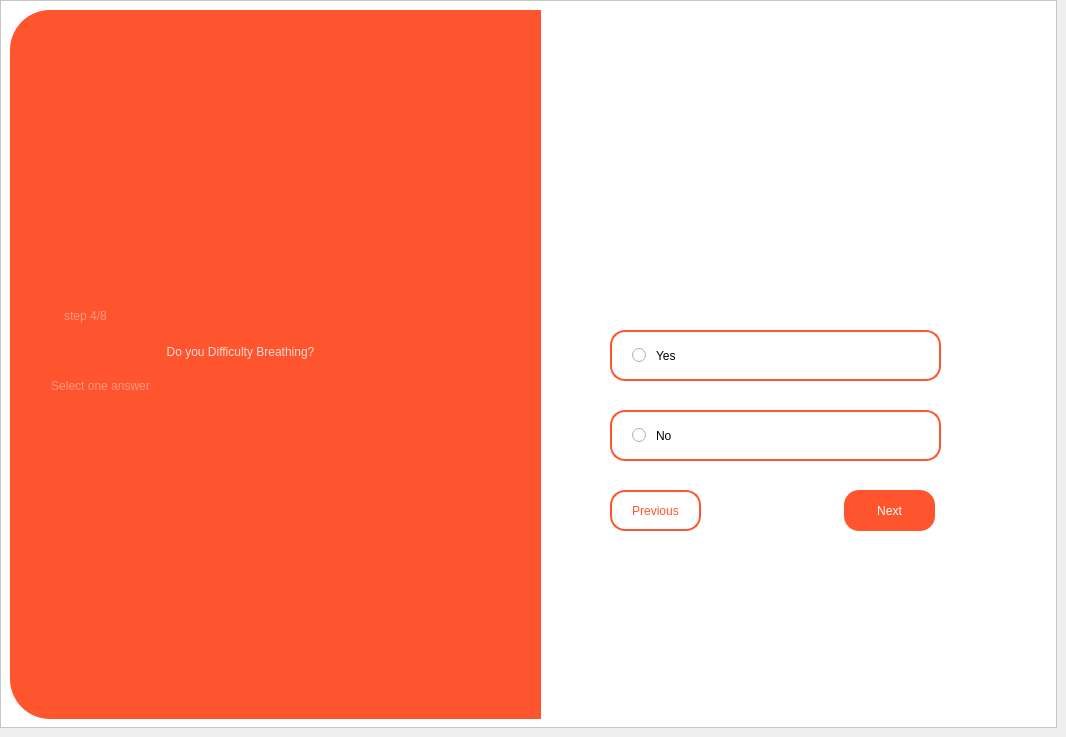
    <widget class="QWidget" name="q4">
     <widget class="QFrame" name="frame_8">
      <property name="geometry">
       <rect>
        <x>0</x>
        <y>0</y>
        <width>1057</width>
        <height>728</height>
       </rect>
      </property>
      <property name="styleSheet">
       <string notr="true">background-color: rgb(255, 255, 255);</string>
      </property>
      <property name="frameShape">
       <enum>QFrame::StyledPanel</enum>
      </property>
      <property name="frameShadow">
       <enum>QFrame::Raised</enum>
      </property>
      <widget class="QFrame" name="frame_9">
       <property name="geometry">
        <rect>
         <x>10</x>
         <y>10</y>
         <width>531</width>
         <height>709</height>
        </rect>
       </property>
       <property name="styleSheet">
        <string notr="true">background-color: rgb(255, 85, 46);
border-top-left-radius: 40px;
border-bottom-left-radius: 40px;</string>
       </property>
       <property name="frameShape">
        <enum>QFrame::StyledPanel</enum>
       </property>
       <property name="frameShadow">
        <enum>QFrame::Raised</enum>
       </property>
       <widget class="QLabel" name="label_17">
        <property name="geometry">
         <rect>
          <x>15</x>
          <y>306</y>
          <width>431</width>
          <height>71</height>
         </rect>
        </property>
        <property name="styleSheet">
         <string notr="true">font: 81 25pt &quot;Urbanist ExtraBold&quot;;
color: rgba(255, 255, 255, 200);
background-color: transparent;</string>
        </property>
        <property name="text">
         <string>Do you Difficulty Breathing?</string>
        </property>
        <property name="alignment">
         <set>Qt::AlignCenter</set>
        </property>
        <property name="wordWrap">
         <bool>true</bool>
        </property>
       </widget>
       <widget class="QLabel" name="label_18">
        <property name="geometry">
         <rect>
          <x>15</x>
          <y>280</y>
          <width>121</width>
          <height>51</height>
         </rect>
        </property>
        <property name="styleSheet">
         <string notr="true">font: 81 20pt &quot;Urbanist ExtraBold&quot;;
color: rgba(255, 255, 255, 100);
background-color: transparent;</string>
        </property>
        <property name="text">
         <string>step 4/8</string>
        </property>
        <property name="alignment">
         <set>Qt::AlignCenter</set>
        </property>
        <property name="wordWrap">
         <bool>true</bool>
        </property>
       </widget>
       <widget class="QLabel" name="label_19">
        <property name="geometry">
         <rect>
          <x>20</x>
          <y>360</y>
          <width>141</width>
          <height>31</height>
         </rect>
        </property>
        <property name="styleSheet">
         <string notr="true">font: 81 12pt &quot;Urbanist ExtraBold&quot;;
color: rgba(255, 255, 255, 100);
background-color: transparent;</string>
        </property>
        <property name="text">
         <string>Select one answer</string>
        </property>
        <property name="alignment">
         <set>Qt::AlignCenter</set>
        </property>
        <property name="wordWrap">
         <bool>true</bool>
        </property>
       </widget>
      </widget>
      <widget class="QRadioButton" name="radio7">
       <property name="geometry">
        <rect>
         <x>610</x>
         <y>330</y>
         <width>331</width>
         <height>51</height>
        </rect>
       </property>
       <property name="styleSheet">
        <string notr="true">QRadioButton{
border: 1.5px solid rgb(255, 85, 46);
border-radius: 15px;
spacing: 10px;
padding-left: 20px;
font: 81 10pt &quot;Urbanist ExtraBold&quot;;
}
QRadioButton::indicator:checked {
border-radius: 6px;
border: 4px solid rgb(255, 85, 46);
background-color: transparent;
}
QRadioButton:checked {
background-color: rgba(255, 85, 46, 40);
}
QRadioButton:hover {
background-color: rgba(255, 85, 46, 20);
}</string>
       </property>
       <property name="text">
        <string>Yes</string>
       </property>
      </widget>
      <widget class="QRadioButton" name="radio8">
       <property name="geometry">
        <rect>
         <x>610</x>
         <y>410</y>
         <width>331</width>
         <height>51</height>
        </rect>
       </property>
       <property name="styleSheet">
        <string notr="true">QRadioButton{
border: 1.5px solid rgb(255, 85, 46);
border-radius: 15px;
spacing: 10px;
padding-left: 20px;
font: 81 10pt &quot;Urbanist ExtraBold&quot;;
}
QRadioButton::indicator:checked {
border-radius: 6px;
border: 4px solid rgb(255, 85, 46);
background-color: transparent;
}
QRadioButton:checked {
background-color: rgba(255, 85, 46, 40);
}
QRadioButton:hover {
background-color: rgba(255, 85, 46, 20);
}</string>
       </property>
       <property name="text">
        <string>No</string>
       </property>
      </widget>
      <widget class="QPushButton" name="nextq4">
       <property name="geometry">
        <rect>
         <x>844</x>
         <y>490</y>
         <width>91</width>
         <height>41</height>
        </rect>
       </property>
       <property name="styleSheet">
        <string notr="true">QPushButton{
background-color: rgb(255, 85, 46);
border-radius: 15px;
color: rgb(255, 255, 255);
font: 87 9pt &quot;Urbanist Black&quot;;
}
QPushButton:hover{
background-color: rgba(255, 85, 46, 200);
}</string>
       </property>
       <property name="text">
        <string>Next</string>
       </property>
      </widget>
      <widget class="QLabel" name="label_20">
       <property name="geometry">
        <rect>
         <x>650</x>
         <y>70</y>
         <width>251</width>
         <height>231</height>
        </rect>
       </property>
       <property name="text">
        <string/>
       </property>
       <property name="pixmap">
        <pixmap resource="resources.qrc">:/assets/difficulty-breathing.png</pixmap>
       </property>
       <property name="scaledContents">
        <bool>true</bool>
       </property>
      </widget>
      <widget class="QPushButton" name="backq4">
       <property name="geometry">
        <rect>
         <x>610</x>
         <y>490</y>
         <width>91</width>
         <height>41</height>
        </rect>
       </property>
       <property name="styleSheet">
        <string notr="true">QPushButton{
background-color: rgb(255, 255, 255);
border-radius: 15px;
border: 2px solid rgb(255, 85, 46);
color: rgb(255, 85, 46);
font: 87 9pt &quot;Urbanist Black&quot;;
}
QPushButton:hover{
background-color: rgba(255, 85, 46, 50);
}</string>
       </property>
       <property name="text">
        <string>Previous</string>
       </property>
      </widget>
     </widget>
    </widget>
